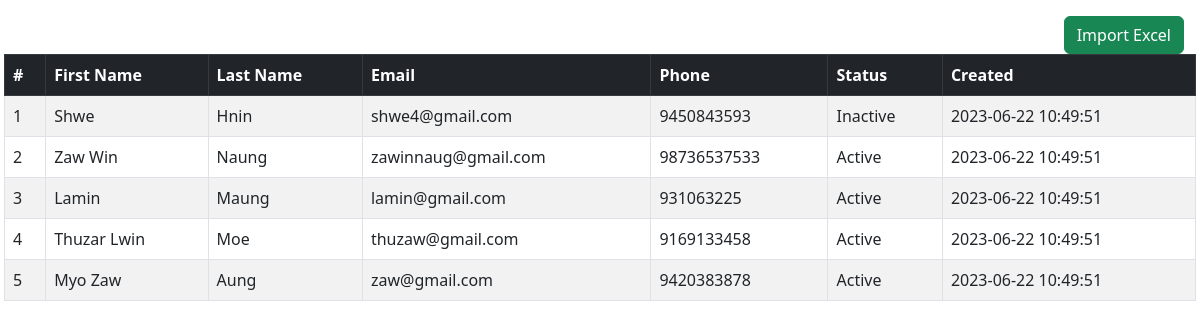
The page / on the database its author committed.
### tables this page shows
CREATE TABLE `members` (
  `id` int(11) NOT NULL,
  `first_name` varchar(255) DEFAULT NULL,
  `last_name` varchar(255) DEFAULT NULL,
  `email` varchar(255) DEFAULT NULL,
  `phone` varchar(25) DEFAULT NULL,
  `status` varchar(10) DEFAULT NULL,
  `created` text DEFAULT NULL,
  `modified` text DEFAULT NULL
);

### index.php (the view, shortened to what this page needs)
<?php
include_once 'dbConnect.php';
?>
<!DOCTYPE html>
<html lang="en">
<head>
<link href="https://cdn.jsdelivr.net/npm/bootstrap@5.3.0/dist/css/bootstrap.min.css" rel="stylesheet">
<link rel="stylesheet" href="assets/css/style.css">
</head>
<body>
<div class="row p-3">
    <div class="col-md-12 head">
        <div class="float-end">
            <a href="javascript:void(0);" class="btn btn-success" onclick="formToggle('importFrm');"><i class="plus"></i> Import Excel</a>
        </div>
    </div>
    <table class="table table-striped table-bordered">
        <thead class="table-dark">
            <tr>
                <th>#</th>
                <th>First Name</th>
                <th>Last Name</th>
                <th>Email</th>
                <th>Phone</th>
                <th>Status</th>
                <th>Created</th>
            </tr>
        </thead>
        <tbody>
        <?php
        $result = $db->query("SELECT * FROM members ORDER BY id DESC");
        if($result->num_rows > 0){ $i=0;
            while($row = $result->fetch_assoc()){ $i++;
        ?>
            <tr>
                <td><?php echo $i; ?></td>
                <td><?php echo $row['first_name']; ?></td>
                <td><?php echo $row['last_name']; ?></td>
                <td><?php echo $row['email']; ?></td>
                <td><?php echo $row['phone']; ?></td>
                <td><?php echo $row['status']; ?></td>
                <td><?php echo $row['created']; ?></td>
            </tr>
        <?php } }else{ ?>
            <tr><td colspan="7">No member(s) found...</td></tr>
        <?php } ?>
        </tbody>
    </table>
</div>
</body>
</html>

### rows shown on the page
members: first_name "Shwe", last_name "Hnin", email "shwe4@gmail.com", phone "9450843593", status "Inactive", created "2023-06-22 10:49:51"
members: first_name "Zaw Win", last_name "Naung", email "zawinnaug@gmail.com", phone "98736537533", status "Active", created "2023-06-22 10:49:51"
members: first_name "Lamin", last_name "Maung", email "lamin@gmail.com", phone "931063225", status "Active", created "2023-06-22 10:49:51"
members: first_name "Thuzar Lwin", last_name "Moe", email "thuzaw@gmail.com", phone "9169133458", status "Active", created "2023-06-22 10:49:51"
members: first_name "Myo Zaw", last_name "Aung", email "zaw@gmail.com", phone "9420383878", status "Active", created "2023-06-22 10:49:51"
